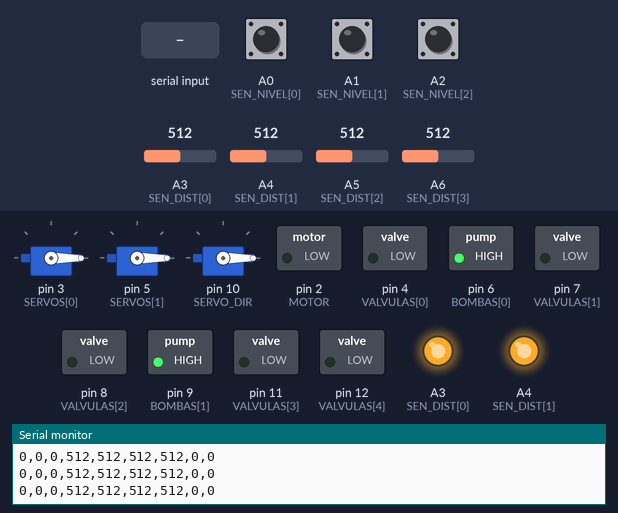
Bench run of a sketch on a simulated Arduino Nano, built with avr-gcc and run on an emulated ATmega328P. Parts: 3 × servo, switched loads named in the sketch (green lamp = pin HIGH), output pins drawn as LEDs (lit = HIGH), the last lines printed to the serial monitor. Inputs (shaded band) come from the test bench; at power-on: A0 (SEN_NIVEL[0]) HIGH, A1 (SEN_NIVEL[1]) HIGH, A2 (SEN_NIVEL[2]) HIGH, A3 (SEN_DIST[0]) = 512, A4 (SEN_DIST[1]) = 512, A5 (SEN_DIST[2]) = 512, A6 (SEN_DIST[3]) = 512.

Above: at 1.2 s.
1.3 s: "90,45,200\n" received over Serial
At 7.1 s:
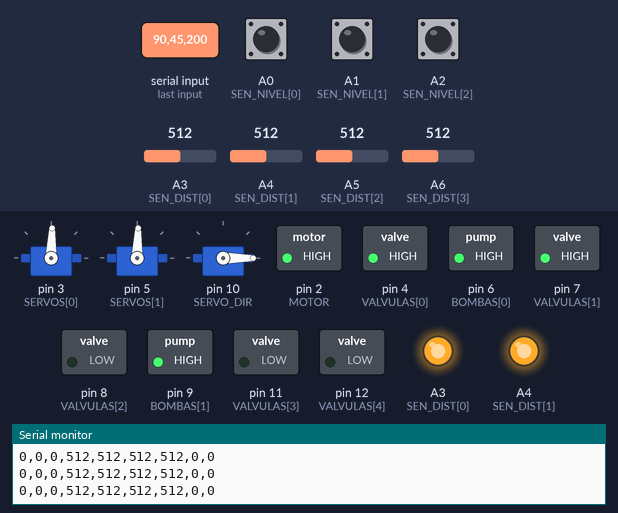
7.3 s: "0\n" received over Serial
At 7.7 s:
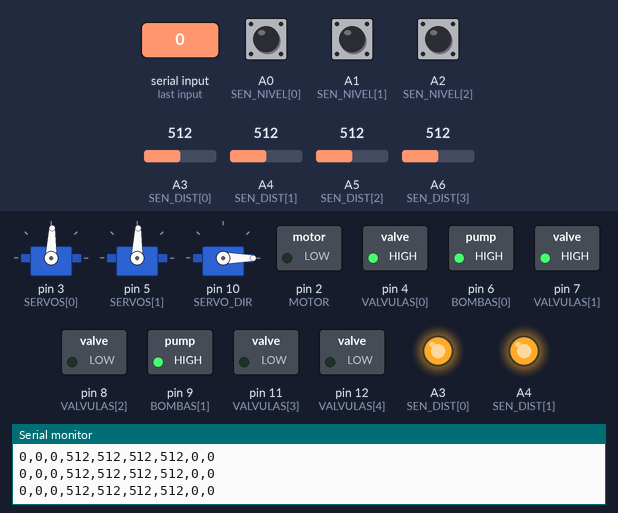
10.3 s: "30,150,10\n" received over Serial
At 17.9 s:
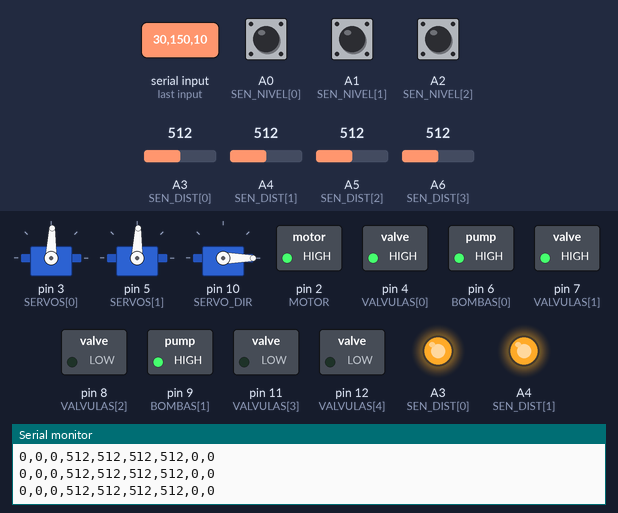
Timing chart, 0 to 19.3 s (numbered marks = the images above; inputs shaded):
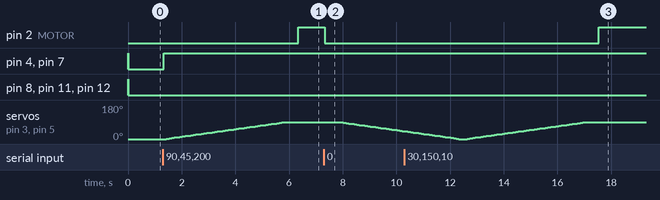

The sketch:

ardNano.ino
```cpp
#include <Servo.h>

Servo servoDer; Servo servoIzq; Servo dirServo;

// Pines de componentes
// Entradas
const int SEN_NIVEL[3] = {A0,A1,A2};
const int SEN_DIST[4] = {A3,A4,A5,A6};
// Salidas
const int SERVOS[2] = {3,5}; //PWM
const int SERVO_DIR = 10; //PWM
const int BOMBAS[2] = {6,9}; //PWM
const int MOTOR = 2;
const int VALVULAS[6] = {4,7,8,11,12,A7};

// Variables a controlar
bool NIVELES[3] = {LOW, LOW, LOW};
int DISTANCIAS[6] = {0, 0, 0, 0};
//////////////////////{START, VAL1, VAL2, VAL3, VAL4, VAL5, VAL6}
bool antValues[7] = {LOW, LOW, LOW, LOW, LOW, LOW, LOW};
bool values[7] = {LOW, LOW, LOW, LOW, LOW, LOW, LOW};
//Retardo a utilizar
int dlay = 100;

int ADC_promedio(int pin, int n){
  long suma=0;
  for(int i=0;i<n;i++){
    suma=suma+analogRead(pin);
  }
  return(suma/n);
}

void asignarValores(){
  //Asignamos valores a las valvulas
  for (int i=0; i<6; i++){digitalWrite(VALVULAS[i], values[i+1]);}

  //Arranque del motor
  if (values[0] == 0 && antValues[0] == 1){apagar(); Serial.println("1");}
  else if (values[0] == 1 && antValues[0] == 0) {encender(); Serial.println("2");}

  //Actualizamos los valores
  for (int i=0;i<7;i++){antValues[i] = values[i];}
}

void enviarValores(){
  Serial.print(NIVELES[0]);Serial.print(",");
  Serial.print(NIVELES[1]);Serial.print(",");
  Serial.print(NIVELES[2]);Serial.print(",");
  Serial.print(DISTANCIAS[0]);Serial.print(",");
  Serial.print(DISTANCIAS[1]);Serial.print(",");
  Serial.print(DISTANCIAS[2]);Serial.print(",");
  Serial.print(DISTANCIAS[3]);Serial.print(",");
  Serial.print(DISTANCIAS[4]);Serial.print(",");
  Serial.println(DISTANCIAS[5]);
}

void encender(){
  for (int i=0; i<45; i++){
    servoDer.write(2*i);
    servoIzq.write(2*i);
    delay(100);}
  delay(500);
  digitalWrite(MOTOR, HIGH);
}

void apagar(){
  digitalWrite(MOTOR, LOW);
  delay(500);
  for (int i=45; i>=0; i--){
    servoDer.write(2*i);
    servoIzq.write(2*i);
    delay(100);}
}

void setup(){
  //Comunicacion serial
  Serial.begin(9600);
  //Sensores nivel
  for (int i = 0; i<3; i++){
    pinMode(SEN_NIVEL[i], INPUT_PULLUP);}
  //Sensores distancia
  for (int i = 0; i<4; i++){
    pinMode(SEN_DIST[i], INPUT);}
  //Servomotores
  servoDer.attach(SERVOS[0]); servoDer.write(0);
  servoIzq.attach(SERVOS[1]); servoIzq.write(0);
  dirServo.attach(SERVO_DIR); dirServo.write(0);
  //Bombas
  for (int i = 0; i<4; i++){
    pinMode(BOMBAS[i], OUTPUT);digitalWrite(BOMBAS[i], OUTPUT);}
  //Motor
  pinMode(MOTOR, OUTPUT);
  //Valvulas
    for (int i = 0; i<6; i++){
    pinMode(VALVULAS[i], OUTPUT);digitalWrite(VALVULAS[i], OUTPUT);}
}

void loop(){
  //Lectura de los sensores de nivel
  for (int i = 0; i<3; i++){NIVELES[i] = !digitalRead(SEN_NIVEL[i]);}
  //Lectura de los sensores de distancia
  for (int i = 0; i<4; i++){DISTANCIAS[i] = ADC_promedio(SEN_DIST[i], 20);}

  //Recibir valores
  if (Serial.available()>0){
    String input = Serial.readStringUntil('\n'); // Lee hasta nueva línea
    input.trim();  // Elimina espacios

    //convertir la cadena en un array
    int index = 0;
    char *ptr = strtok((char*)input.c_str(), ",");
    while (ptr != NULL && index < 7) {
      values[index++] = atoi(ptr);
      ptr = strtok(NULL, ",");
    }
  }

  asignarValores();
  enviarValores();
  delay(100);
}
```

Measured:
- after the input at 1.3 s, pin 2 (MOTOR): LOW → HIGH after 5.0 s; pin 4 (VALVULAS[0]), pin 7 (VALVULAS[1]): LOW → HIGH at once; servo on pin 3 (SERVOS[0]), servo on pin 5 (SERVOS[1]): moves from 0° to 88° over 4.3 s, starting after 0.13 s
- after the input at 7.3 s, pin 2 (MOTOR): HIGH → LOW at once; servo on pin 3 (SERVOS[0]), servo on pin 5 (SERVOS[1]): 88° → 90° after 0.52 s, → 88° 0.10 s later, → 86° 0.10 s later, → 84° 0.10 s later, … (25 changes in this stretch)
- after the input at 10.3 s, pin 2 (MOTOR): LOW → HIGH after 7.2 s
